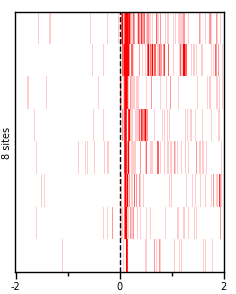
#> input picture tools/merge_heatmap_png/test-data/anti.png, 236 x 294 px
$ python merge_heatmap_png.py test-data/anti.png test-data/sense.png
#> lines starting #> are read from the running program, lines starting #| are printed output that depends on the picture
#!/usr/bin/python

import argparse

from PIL import Image


if __name__ == '__main__':

    parser = argparse.ArgumentParser(
        description='Combines two PNG files into a single PNG by averaging the pixel RGB values from input PNGs. PNGs need to be of same dimensions ')
    parser.add_argument('senseImage', help='PNG file')
    parser.add_argument('antiSenseImage', help='PNG file')
    args = parser.parse_args()

    # open first image
    image1 = Image.open(args.senseImage)
#> image1 is the input picture: PIL image 236x294 RGBA; mean R, G, B, A 248.7, 235.7, 235.7, 255

    # open second image
    image2 = Image.open(args.antiSenseImage)
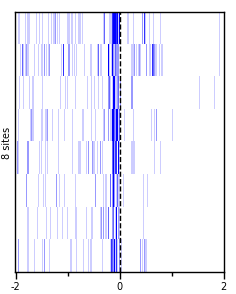
#> input picture tools/merge_heatmap_png/test-data/sense.png, 236 x 294 px
#> image2 is the input picture: PIL image 236x294 RGBA; mean R, G, B, A 237.9, 237.9, 248.7, 255

    # retrieve the image dimensions.
    width, height = image1.size
#> width = 236; height = 294
    width2, height2 = image2.size
#> width2 = 236; height2 = 294

    if [width, height] != [width2, height2]:
        print("Image dimensions do not match! The Two inputs must have equal dimensions")
        exit()
    else:
        print(image1.size)
#| (236, 294)
        print(image2.size)
#| (236, 294)
        # Create a new image object.
        merged = Image.new('RGB', image1.size)
#> merged: PIL image 236x294 RGB; every value is 0

        total = 0
        for i in range(0, width):
            for j in range(0, height):
                ima1 = list(image1.getpixel((i, j)))
                ima2 = list(image2.getpixel((i, j)))
                if ima1 == ima2:
                    r, g, b, a = ima1
                elif [ima1[0], ima1[1], ima1[2]] == [0, 0, 0] and [ima2[0], ima2[1], ima2[2]] != [0, 0, 0]:
                    r, g, b, a = ima2
                elif [ima1[0], ima1[1], ima1[2]] != [0, 0, 0] and [ima2[0], ima2[1], ima2[2]] == [0, 0, 0]:
                    r, g, b, a = ima1
                elif [ima1[0], ima1[1], ima1[2]] != [0, 0, 0] and ima2 == [255, 255, 255, 255]:
                    r, g, b, a = ima1
                elif [ima2[0], ima2[1], ima2[2]] != [0, 0, 0] and ima1 == [255, 255, 255, 255]:
                    r, g, b, a = ima2
                else:
                    # print ima1,ima2
                    r = (ima1[0] + ima2[0]) // 2
                    g = (ima1[1] + ima2[1]) // 2
                    b = (ima1[2] + ima2[2]) // 2
                    a = 255
                    # print [r,g,b,a]

                merged.putpixel((i, j), (r, g, b, a))
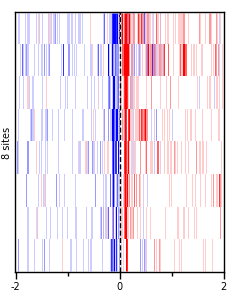
#> merged: PIL image 236x294 RGB; mean R, G, B 238.6, 226.5, 236.6
        merged.save("merge.png")
